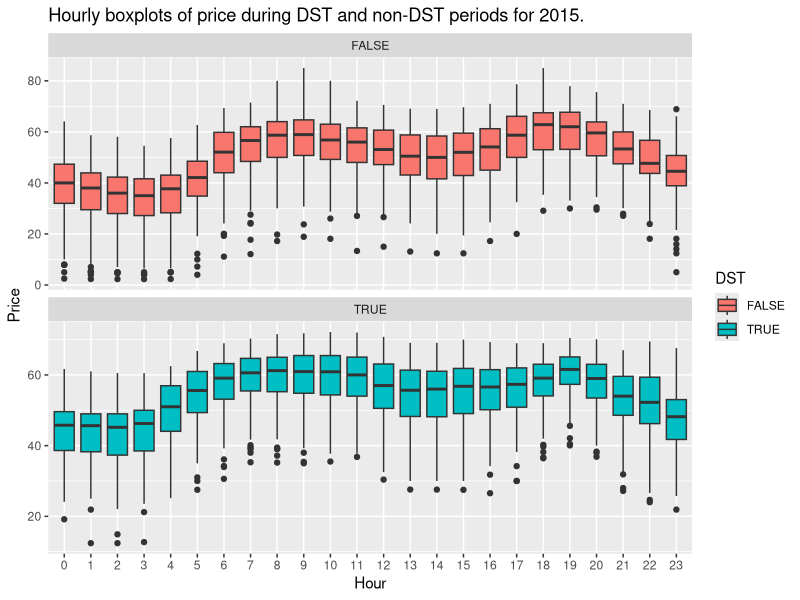
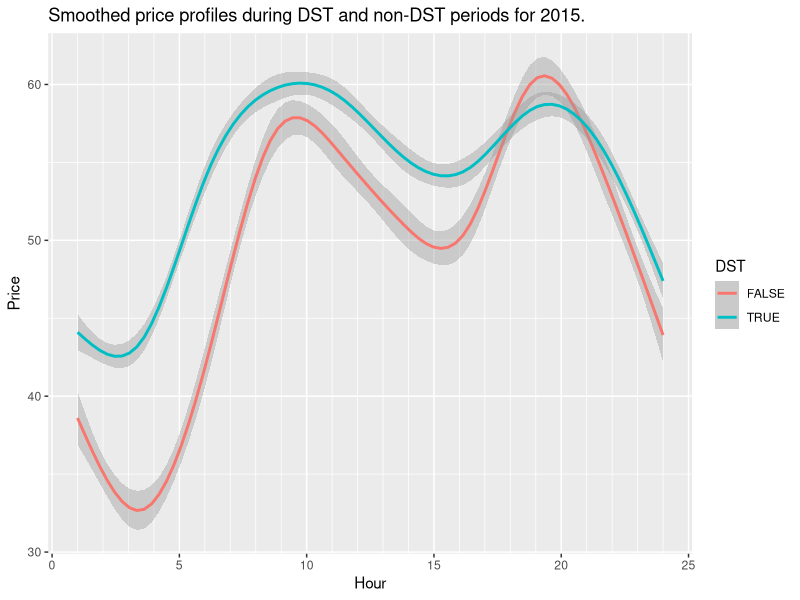

These figures' R source, in order:
## ---- chunk 1
knitr::opts_chunk$set(echo = TRUE)

rm(list=ls())

require(dplyr)
require(tidyr)
require(ggplot2)
require(lubridate)


## ---- chunk 2
# Load data
price <- read.csv("./../../data/HistData/price_PT.csv", sep=";") %>%
  rename(ts = `date..UTC.`) %>%
  mutate(ts = dmy_hm(ts))
## ---- chunk 3
price <- price %>% 
  mutate(DST = ifelse(between(ts, 
                              dmy_hm("27/3/2015 22:00"), # 23:00 CET = 00:00 CEST = 22:00 UTC
                              dmy_hm("31/10/2015 00:00")), # 01:00 CET = 02:00 CEST = 00:00 UTC
                      TRUE, FALSE))
## ---- chunk 4
price <- price %>% 
  mutate(DoW = as.character(wday(ts, label=TRUE)),
         Weekend = ifelse(DoW %in% c("Sun", "Sat"), TRUE, FALSE),
         Hour = factor(hour(ts), levels=0:23, ordered=TRUE))


price %>% 
  filter(Weekend==FALSE) %>% 
  ggplot(aes(x=Hour, y=Price, fill=DST)) +
  geom_boxplot() +
  facet_wrap(~DST, ncol=1, scales="free_y") +
  ggtitle("Hourly boxplots of price during DST and non-DST periods for 2015.")
## ---- chunk 5
price %>% 
  filter(Weekend==FALSE) %>% 
  ggplot(aes(x=as.numeric(Hour), y=Price, colour=DST)) +
  geom_smooth() +
  xlab("Hour") +
  scale_x_continuous(minor_breaks = 0:24) +
  ggtitle("Smoothed price profiles during DST and non-DST periods for 2015.")
